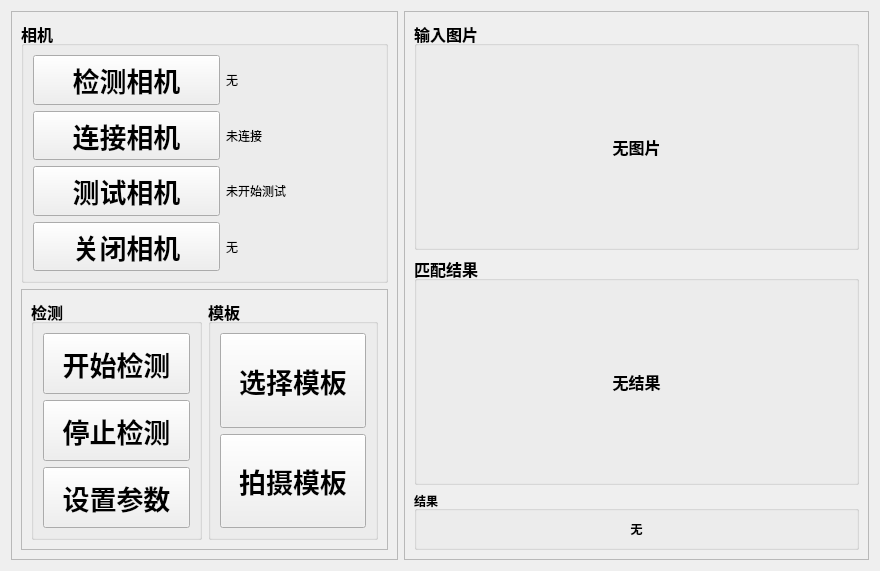
<?xml version="1.0" encoding="UTF-8"?>
<ui version="4.0">
 <class>Form</class>
 <widget class="QWidget" name="Form">
  <property name="geometry">
   <rect>
    <x>0</x>
    <y>0</y>
    <width>880</width>
    <height>571</height>
   </rect>
  </property>
  <property name="windowTitle">
   <string>Form</string>
  </property>
  <layout class="QHBoxLayout" name="horizontalLayout_3" stretch="5,6">
   <item>
    <widget class="QFrame" name="frame_3">
     <property name="frameShape">
      <enum>QFrame::StyledPanel</enum>
     </property>
     <property name="frameShadow">
      <enum>QFrame::Raised</enum>
     </property>
     <layout class="QVBoxLayout" name="verticalLayout_3">
      <item>
       <widget class="QGroupBox" name="grpCamera">
        <property name="font">
         <font>
          <pointsize>12</pointsize>
          <weight>75</weight>
          <bold>true</bold>
         </font>
        </property>
        <property name="title">
         <string>相机</string>
        </property>
        <layout class="QGridLayout" name="gridLayout" columnstretch="5,4">
         <property name="sizeConstraint">
          <enum>QLayout::SetDefaultConstraint</enum>
         </property>
         <item row="0" column="1">
          <widget class="QLabel" name="labDetectCamera">
           <property name="font">
            <font>
             <pointsize>9</pointsize>
             <weight>50</weight>
             <bold>false</bold>
            </font>
           </property>
           <property name="text">
            <string>无</string>
           </property>
          </widget>
         </item>
         <item row="2" column="1">
          <widget class="QLabel" name="labLinkCamera">
           <property name="font">
            <font>
             <pointsize>9</pointsize>
             <weight>50</weight>
             <bold>false</bold>
            </font>
           </property>
           <property name="text">
            <string>未连接</string>
           </property>
          </widget>
         </item>
         <item row="2" column="0">
          <widget class="QPushButton" name="btnLinkCamera">
           <property name="sizePolicy">
            <sizepolicy hsizetype="Minimum" vsizetype="Expanding">
             <horstretch>0</horstretch>
             <verstretch>0</verstretch>
            </sizepolicy>
           </property>
           <property name="font">
            <font>
             <pointsize>20</pointsize>
             <weight>75</weight>
             <bold>true</bold>
            </font>
           </property>
           <property name="text">
            <string>连接相机</string>
           </property>
          </widget>
         </item>
         <item row="0" column="0">
          <widget class="QPushButton" name="btnDetectCamera">
           <property name="sizePolicy">
            <sizepolicy hsizetype="Minimum" vsizetype="Expanding">
             <horstretch>0</horstretch>
             <verstretch>0</verstretch>
            </sizepolicy>
           </property>
           <property name="font">
            <font>
             <pointsize>20</pointsize>
             <weight>75</weight>
             <bold>true</bold>
            </font>
           </property>
           <property name="text">
            <string>检测相机</string>
           </property>
          </widget>
         </item>
         <item row="4" column="0">
          <widget class="QPushButton" name="btnTestCamera">
           <property name="sizePolicy">
            <sizepolicy hsizetype="Minimum" vsizetype="Expanding">
             <horstretch>0</horstretch>
             <verstretch>0</verstretch>
            </sizepolicy>
           </property>
           <property name="font">
            <font>
             <pointsize>20</pointsize>
             <weight>75</weight>
             <bold>true</bold>
            </font>
           </property>
           <property name="text">
            <string>测试相机</string>
           </property>
          </widget>
         </item>
         <item row="4" column="1">
          <widget class="QLabel" name="label">
           <property name="font">
            <font>
             <pointsize>9</pointsize>
             <weight>50</weight>
             <bold>false</bold>
            </font>
           </property>
           <property name="text">
            <string>未开始测试</string>
           </property>
          </widget>
         </item>
         <item row="5" column="0">
          <widget class="QPushButton" name="btnCloseCamera">
           <property name="sizePolicy">
            <sizepolicy hsizetype="Minimum" vsizetype="Expanding">
             <horstretch>0</horstretch>
             <verstretch>0</verstretch>
            </sizepolicy>
           </property>
           <property name="font">
            <font>
             <pointsize>20</pointsize>
             <weight>75</weight>
             <bold>true</bold>
            </font>
           </property>
           <property name="text">
            <string>关闭相机</string>
           </property>
          </widget>
         </item>
         <item row="5" column="1">
          <widget class="QLabel" name="labCloseCamera">
           <property name="font">
            <font>
             <pointsize>9</pointsize>
             <weight>50</weight>
             <bold>false</bold>
            </font>
           </property>
           <property name="text">
            <string>无</string>
           </property>
          </widget>
         </item>
        </layout>
       </widget>
      </item>
      <item>
       <widget class="QFrame" name="frame">
        <property name="frameShape">
         <enum>QFrame::StyledPanel</enum>
        </property>
        <property name="frameShadow">
         <enum>QFrame::Raised</enum>
        </property>
        <layout class="QHBoxLayout" name="horizontalLayout_2">
         <item>
          <widget class="QGroupBox" name="grpDetect">
           <property name="font">
            <font>
             <pointsize>12</pointsize>
             <weight>75</weight>
             <bold>true</bold>
            </font>
           </property>
           <property name="title">
            <string>检测</string>
           </property>
           <layout class="QVBoxLayout" name="verticalLayout">
            <item>
             <widget class="QPushButton" name="btnStartDetect">
              <property name="sizePolicy">
               <sizepolicy hsizetype="Minimum" vsizetype="Expanding">
                <horstretch>0</horstretch>
                <verstretch>0</verstretch>
               </sizepolicy>
              </property>
              <property name="font">
               <font>
                <pointsize>20</pointsize>
                <weight>75</weight>
                <bold>true</bold>
               </font>
              </property>
              <property name="text">
               <string>开始检测</string>
              </property>
             </widget>
            </item>
            <item>
             <widget class="QPushButton" name="btnStopDetect">
              <property name="sizePolicy">
               <sizepolicy hsizetype="Minimum" vsizetype="Expanding">
                <horstretch>0</horstretch>
                <verstretch>0</verstretch>
               </sizepolicy>
              </property>
              <property name="font">
               <font>
                <pointsize>20</pointsize>
                <weight>75</weight>
                <bold>true</bold>
               </font>
              </property>
              <property name="text">
               <string>停止检测</string>
              </property>
             </widget>
            </item>
            <item>
             <widget class="QPushButton" name="btnSetParams">
              <property name="sizePolicy">
               <sizepolicy hsizetype="Minimum" vsizetype="Expanding">
                <horstretch>0</horstretch>
                <verstretch>0</verstretch>
               </sizepolicy>
              </property>
              <property name="font">
               <font>
                <pointsize>20</pointsize>
                <weight>75</weight>
                <bold>true</bold>
               </font>
              </property>
              <property name="text">
               <string>设置参数</string>
              </property>
             </widget>
            </item>
           </layout>
          </widget>
         </item>
         <item>
          <widget class="QGroupBox" name="grpTemp">
           <property name="font">
            <font>
             <pointsize>12</pointsize>
             <weight>75</weight>
             <bold>true</bold>
            </font>
           </property>
           <property name="title">
            <string>模板</string>
           </property>
           <layout class="QVBoxLayout" name="verticalLayout_2">
            <item>
             <widget class="QPushButton" name="btnSelectTemp">
              <property name="sizePolicy">
               <sizepolicy hsizetype="Minimum" vsizetype="Expanding">
                <horstretch>0</horstretch>
                <verstretch>0</verstretch>
               </sizepolicy>
              </property>
              <property name="font">
               <font>
                <pointsize>20</pointsize>
                <weight>75</weight>
                <bold>true</bold>
               </font>
              </property>
              <property name="text">
               <string>选择模板</string>
              </property>
             </widget>
            </item>
            <item>
             <widget class="QPushButton" name="btnMakeTemp">
              <property name="sizePolicy">
               <sizepolicy hsizetype="Minimum" vsizetype="Expanding">
                <horstretch>0</horstretch>
                <verstretch>0</verstretch>
               </sizepolicy>
              </property>
              <property name="font">
               <font>
                <pointsize>20</pointsize>
                <weight>75</weight>
                <bold>true</bold>
               </font>
              </property>
              <property name="text">
               <string>拍摄模板</string>
              </property>
             </widget>
            </item>
           </layout>
          </widget>
         </item>
        </layout>
       </widget>
      </item>
     </layout>
    </widget>
   </item>
   <item>
    <widget class="QFrame" name="frame_2">
     <property name="frameShape">
      <enum>QFrame::StyledPanel</enum>
     </property>
     <property name="frameShadow">
      <enum>QFrame::Raised</enum>
     </property>
     <layout class="QVBoxLayout" name="verticalLayout_8" stretch="8,8,1">
      <item>
       <widget class="QGroupBox" name="grpInput">
        <property name="font">
         <font>
          <pointsize>12</pointsize>
          <weight>75</weight>
          <bold>true</bold>
         </font>
        </property>
        <property name="title">
         <string>输入图片</string>
        </property>
        <layout class="QVBoxLayout" name="verticalLayout_6">
         <item>
          <layout class="QVBoxLayout" name="verticalLayout_4">
           <item>
            <widget class="QLabel" name="labInput">
             <property name="text">
              <string>无图片</string>
             </property>
             <property name="alignment">
              <set>Qt::AlignCenter</set>
             </property>
            </widget>
           </item>
          </layout>
         </item>
        </layout>
       </widget>
      </item>
      <item>
       <widget class="QGroupBox" name="grpOuput">
        <property name="font">
         <font>
          <pointsize>12</pointsize>
          <weight>75</weight>
          <bold>true</bold>
         </font>
        </property>
        <property name="title">
         <string>匹配结果</string>
        </property>
        <layout class="QVBoxLayout" name="verticalLayout_7">
         <item>
          <layout class="QVBoxLayout" name="verticalLayout_5">
           <item>
            <widget class="QLabel" name="labOutput">
             <property name="text">
              <string>无结果</string>
             </property>
             <property name="alignment">
              <set>Qt::AlignCenter</set>
             </property>
            </widget>
           </item>
          </layout>
         </item>
        </layout>
       </widget>
      </item>
      <item>
       <widget class="QGroupBox" name="groupBox">
        <property name="font">
         <font>
          <weight>75</weight>
          <bold>true</bold>
         </font>
        </property>
        <property name="title">
         <string>结果</string>
        </property>
        <layout class="QVBoxLayout" name="verticalLayout_9">
         <item>
          <widget class="QLabel" name="label_2">
           <property name="text">
            <string>无</string>
           </property>
           <property name="alignment">
            <set>Qt::AlignCenter</set>
           </property>
          </widget>
         </item>
        </layout>
       </widget>
      </item>
     </layout>
    </widget>
   </item>
  </layout>
 </widget>
 <resources/>
 <connections/>
</ui>
